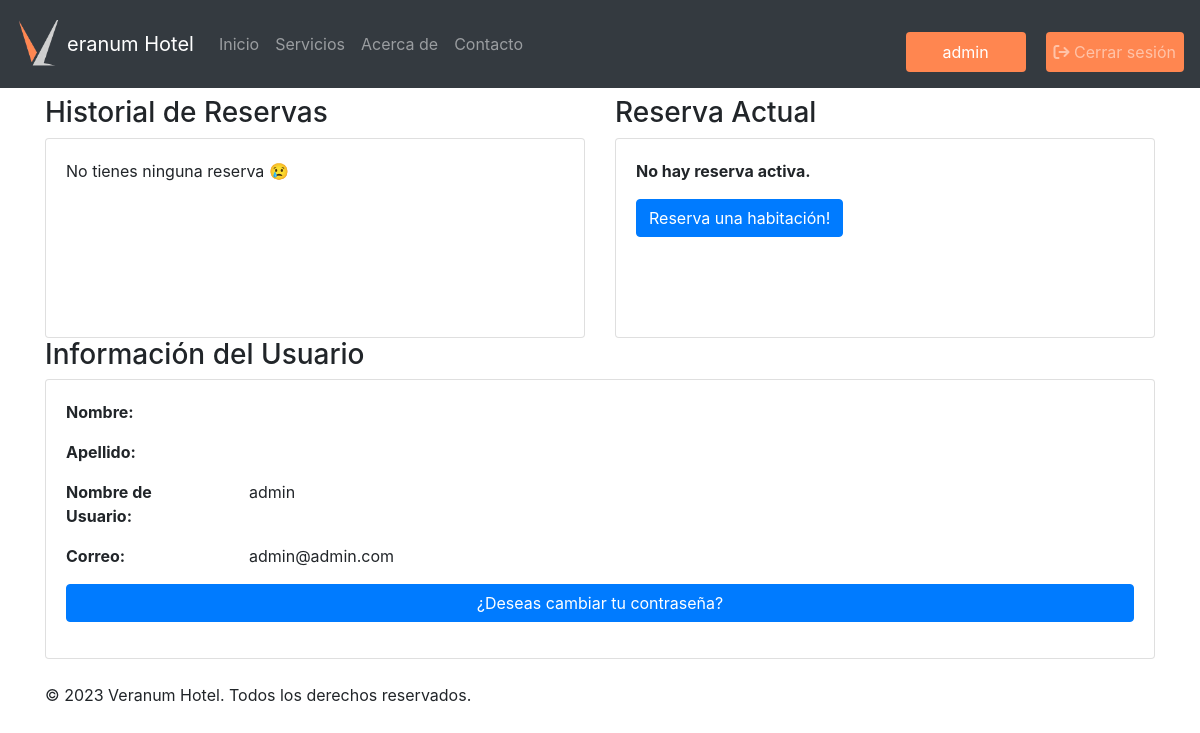
Page /perfil/ (signed in) on the earlier database version.
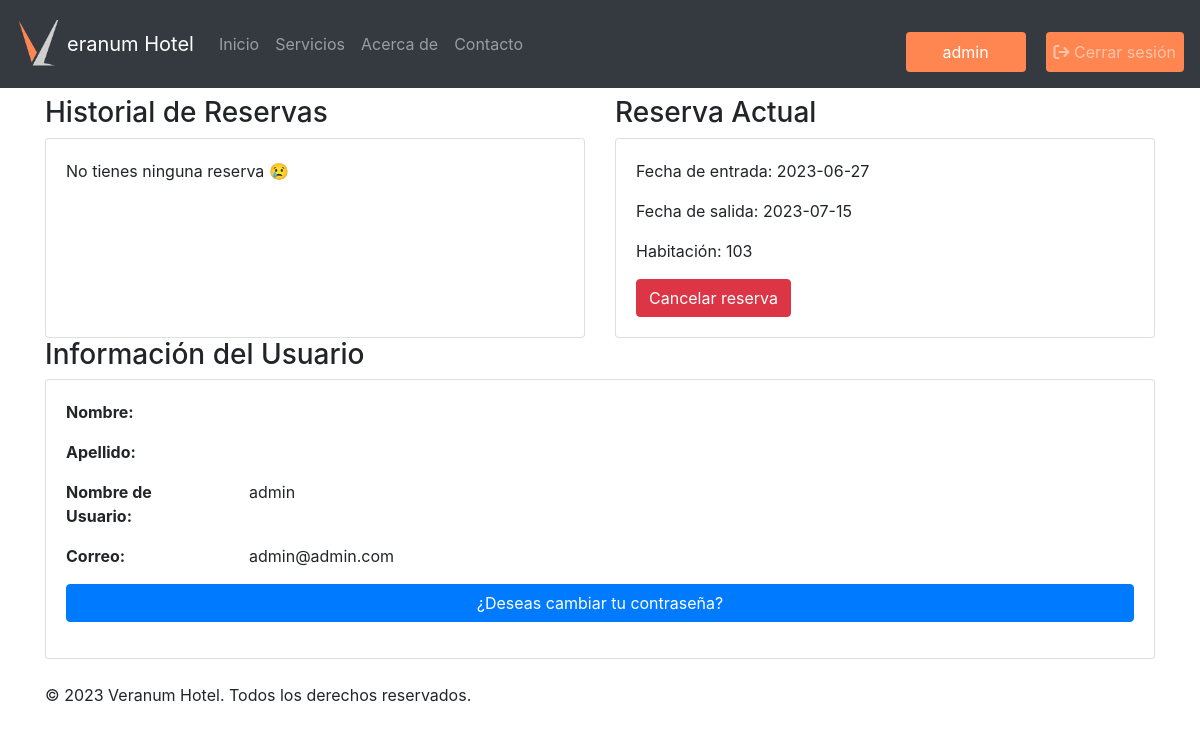
Same page on the later database version.
### VeranumApp/models.py (models this page shows, shortened)
class Reserva(models.Model):
    idReserva = models.AutoField(primary_key=True)
    idHotel = models.ForeignKey(Hotel, on_delete=models.CASCADE)
    habitacion = models.ForeignKey(Habitacion, on_delete=models.CASCADE)
    fecha_entrada = models.CharField(max_length=9)
    fecha_salida = models.CharField(max_length=9)
    dias_estancia = models.IntegerField()
    total = models.DecimalField(max_digits=15, decimal_places=0)
    usuario = models.ForeignKey(User, on_delete=models.CASCADE)

class Habitacion(models.Model):
    idHotel = models.ForeignKey(Hotel, on_delete=models.CASCADE)
    idHabitacion = models.AutoField(primary_key=True)
    numeroHabitacion = models.IntegerField(null=False)
    tipo = models.ForeignKey(TipoHabitacion, on_delete=models.CASCADE)
    capacidad = models.IntegerField(null=False)
    precioPorNoche = models.DecimalField(max_digits=8, decimal_places=2, null=False, default=200)
    is_disponible = models.BooleanField(default=True)
    imagen = models.ImageField(default='static/img/habitacion-prueba.jpg', upload_to='static/img')
    class Meta:
        unique_together = ('idHotel', 'numeroHabitacion')

### VeranumApp/views.py (the view)
# urls.py: path('perfil/',views.perfil, name='perfil'),
@login_required
def perfil(request):
    usuario = request.user  # Obtener el usuario autenticado
    reservas = Reserva.objects.filter(usuario__username=usuario.username)
    reserva_actual = Reserva.objects.filter(usuario__username=usuario.username, fecha_entrada__lte=timezone.now(), fecha_salida__gte=timezone.now()).first()
    nombre = usuario.first_name
    apellido = usuario.last_name
    nombre_usuario = usuario.username
    email = usuario.email
    context = {
        'reservas': reservas,
        'reserva_actual': reserva_actual,
        'nombre': nombre,
        'apellido': apellido,
        'nombre_usuario': nombre_usuario,
        'email' : email,
        'errores': get_error_messages(request),  # Obtener solo los mensajes de error
        'exitos': get_success_messages(request),  # Obtener solo los mensajes de éxito
    }
    return render(request, 'perfil.html', context)

### VeranumApp/views.py (called while the page is built)
def get_success_messages(request):
    success_messages = []
    for message in messages.get_messages(request):
        if message.level == messages.SUCCESS:
            success_messages.append(message)
    return success_messages

def get_error_messages(request):
    error_messages = []
    for message in messages.get_messages(request):
        if message.level == messages.ERROR:
            error_messages.append(message)
    return error_messages

### VeranumApp/templates/perfil.html (shortened to what this page needs)
{% extends 'base.html' %}
{% load static %}
{% block navbar %}
<ul class="navbar-nav">
    <li class="nav-item">
        <a class="nav-link" href="{% url 'buscar_habitaciones' %}">Inicio</a>
    </li>
    <li class="nav-item">
        <a class="nav-link" href="{% url 'servicios' %}">Servicios</a>
    </li>
    <li class="nav-item">
        <a class="nav-link" href="{% url 'acerca_de' %}">Acerca de</a>
    </li>
    <li class="nav-item">
        <a class="nav-link" href="{% url 'contacto' %}"">Contacto</a>
    </li>
</ul>
{% endblock %}
{% block content %}
<div id="contenido-perfil">
    <div class="row">
        <div class="col-md-6">
            <h3>Historial de Reservas</h3>
            <div class="card">
                <div class="card-body">
                    {% include 'historial_reservas.html' %}
                </div>
            </div>
        </div>
        <div class="col-md-6">
            <h3>Reserva Actual</h3>
            <div class="card">
                <div class="card-body">
                    {% include 'detalle_reserva.html' %}
                </div>
            </div>
        </div>
    </div>
    <div class="row">
        <div class="col-md-12">
            <h3>Información del Usuario</h3>
            <div class="card">
                <div class="card-body">
                    {% include 'informacion-usuario.html' %}
                </div>
            </div>
        </div>
    </div>
    {% endblock %}

### VeranumApp/templates/base.html (shortened to what this page needs)
{% load static %}
<!DOCTYPE html>
<html lang="es">
<head>
    <link rel="stylesheet" href="https://stackpath.bootstrapcdn.com/bootstrap/4.5.2/css/bootstrap.min.css">
    <link rel="stylesheet" type="text/css" href="{% static 'css/style.css' %}">
    <link rel="stylesheet" href="https://cdn.jsdelivr.net/npm/bootstrap-icons@1.10.5/font/bootstrap-icons.css">
</head>
<body>
    <header>
        {% block header %}
        <nav class="navbar navbar-expand-lg navbar-dark bg-dark">
            <a class="navbar-brand" href="{% url 'buscar_habitaciones' %}">
                <table class="tabla-empresa">
                    <tr>
                        <td>
                            <img class="foto-icono" src="{% static 'img/icono.png' %}" alt="Icono de la empresa">
                        </td>
                        <td>eranum Hotel</td>
                    </tr>
                </table>
            </a>
            <div class="collapse navbar-collapse" id="navbarNav">
                {% block navbar %}
                {% endblock %}
                <ul class="navbar-nav ml-auto login">
                    {% if user.is_authenticated %}
                    <li class="nav-item btn-user">
                        <a id= 'btn-usuario'class="btn btn-link nav-link" href="{% url 'perfil' %}">{{ user.username }}</a>
                    </li>
                    <li class="nav-item btn-sesion">
                        <button class="btn btn-link nav-link" data-toggle="modal" data-target="#confirmarModal">
                            <i class="fa-solid fa-arrow-right-from-bracket"></i> Cerrar sesión
                        </button>
                    </li>
                </ul>
            </div>
            {% else %}
            <li class="nav-item btn-sesion">
                <a class="btn btn-link nav-link" href="{% url 'iniciar_sesion' %}"><i
                        class="bi bi-person"></i>&nbsp;Iniciar sesión</a>
            </li>
            </div>
            {% endif %}
        </nav>
        {% endblock %}
    </header>
    <div class="container mt-2">
        {% block content %}
        {% endblock %}
    </div>
    <footer>
        <p>© 2023 Veranum Hotel. Todos los derechos reservados.</p>
    </footer>
</body>
</html>

### VeranumApp/templates/historial_reservas.html
{%block historial_de_reservas%}
{% if reserva %}
<ul>
    {% for reserva in reservas %}
    <li>{{ reserva }}</li>
    {% endfor %}
</ul>
{% else %}
    <p>No tienes ninguna reserva 😢</p>
{%endif%}
{%endblock%}

### VeranumApp/templates/detalle_reserva.html (shortened to what this page needs)
{% block detalle_reserva %}
{% if reserva_actual %}
{% if reserva_actual %}
  <p>Fecha de entrada: {{ reserva_actual.fecha_entrada }}</p>
  <p>Fecha de salida: {{ reserva_actual.fecha_salida }}</p>
  <p>Habitación: {{ reserva_actual.habitacion.numeroHabitacion }}</p>
  <form method="POST" action="{% url 'eliminar_reserva' reserva_actual.idReserva %}">
    <button class="btn btn-danger">Cancelar reserva</button>
  </form>
{% endif %}
{% else %}
<p class="fw-bold">No hay reserva activa.</p>
<a class="btn btn-primary " href="{% url 'buscar_habitaciones' %}">Reserva una habitación!</a>
{% endif %}
{% endblock %}

### VeranumApp/templates/informacion-usuario.html (shortened to what this page needs)
{% block info-usuario %}
<div class="row">
    <div class="col-md-2">
        <p class="fw-bold">Nombre:</p>
    </div>
    <div class="col-md-10">
    </div>
</div>
<div class="row">
    <div class="col-md-2">
        <p class="fw-bold">Apellido:</p>
    </div>
    <div class="col-md-10">
    </div>
</div>
<div class="row">
    <div class="col-md-2">
        <p class="fw-bold">Nombre de Usuario:</p>
    </div>
    <div class="col-md-10">
        <p>{{ nombre_usuario }}</p>
    </div>
</div>
<div class="row">
    <div class="col-md-2">
        <p class="fw-bold">Correo:</p>
    </div>
    <div class="col-md-10">
        <p>{{ email }}</p>
    </div>
</div>
<div class="row">
    <div class="container">
        <a href="#" id="cambiar-contrasena" class="btn btn-primary col-md-12" style="margin-bottom: 1rem;">¿Deseas
            cambiar tu
            contraseña?</a>
    </div>
</div>
{% endblock %}

### static/css/style.css (style rules this page uses)
html { scroll-behavior: ; }
.foto-icono { width: 48px; height: auto; display: block; margin: 0 auto; }
.login button, .login a { border: 1px #ff8650; background-color: #ff8650; min-width: 120px; min-height: 24px; }
.login .nav-link { margin-bottom: .5rem; margin-top: 1.5rem; }
#contenido-perfil .card { min-height: 200px; }
.fw-bold { font-weight: bold; }
.btn-user { margin-right: 20px; }
.btn-sesion { min-width: 128px; }
body { transition: 0.3s all ease-in-out; }
footer { bottom: 1px; }

Differences in the rows shown:
added Reserva: fecha_entrada "2023-06-27", fecha_salida "2023-07-15", habitacion.numeroHabitacion "103"
Other differences:
text no longer shown: "No hay reserva activa. Reserva una habitación!"
text now shown: "Fecha de entrada: Fecha de salida: Habitación: Cancelar reserva"
